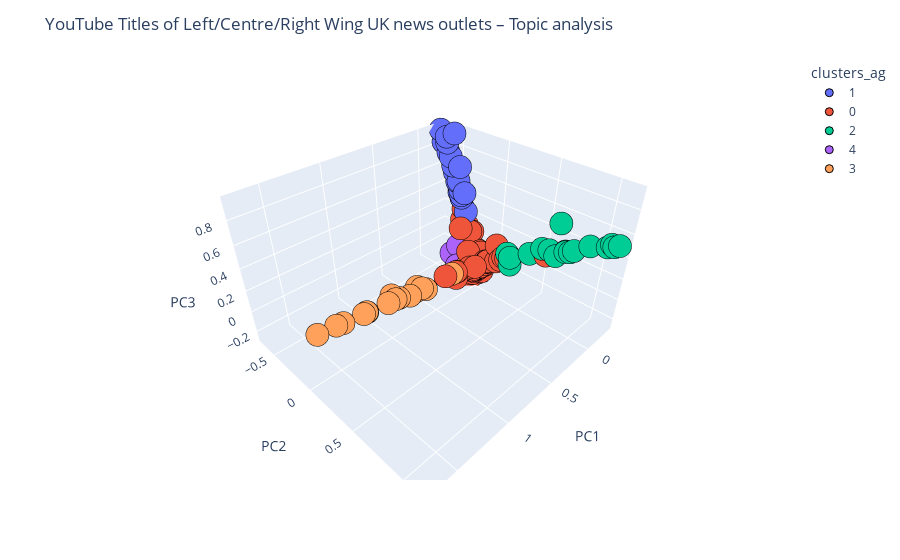

Here is the notebook cell this chart was saved with:
### Code cell
#Visualising
TA_fig = px.scatter_3d(TC_DF_All, x='PC1', y='PC2', z='PC3', color='clusters_ag', hover_data = ['Titles','Political Compass'])
TA_fig.update_traces(marker=dict(size = 8, line=dict(width=1, color='black')), selector=dict(mode='markers'))
TA_fig.update_layout(title='YouTube Titles of Left/Centre/Right Wing UK news outlets – Topic analysis')
TA_fig.show()

### Figure 1 — Plotly figure (JSON) as saved in the notebook; plotly's stock layout.template omitted (floating-point values rounded to 4 significant figures; data arrays with more than 128 entries replaced by an {"elided": "..."} marker saying what was removed)
{"data": [{"customdata": [["Michelle Yeoh wins Best Actress Oscar. Here s her mother s reaction   Oscars 2023", "Right-Wing"], ["LIVE: Oscars 2023 nominations announced - Avatar 2 to dominate?   Academy Awards 2023", "Right-Wing"], ["Virtual Reality at CES 2023  ", "Right-Wing"], ["Every car revealed at CES 2023  ", "Right-Wing"], ["CES 2023 top new TVs - Panasonic Samsung and LG  ", "Right-Wing"], ["Oscars 2023: Michelle Yeoh eyes a victory for  unseen  Asian communities  ", "Centrist"], ["Jeremy Hunt sets out 2023 spring budget in parliament  watch live", "Left-Wing"], ["2023 budget: Jeremy Hunt overhauls childcare, pensions and disability benefits", "Left-Wing"], ["Oscars 2023 highlights: Everything Everywhere All at Once sweeps Oscars", "Left-Wing"], ["Budget 2023 reaction: Jeremy Hunt adds insult to injury", "Left-Wing"], ["LIVE: Jeremy Hunt announces Spring Budget 2023", "Left-Wing"], ["Budget 2023: Everything to expect", "Left-Wing"], ["What to expect in this week s Jeremy Hunt Budget", "Left-Wing"], ["Oscars 2023: Brendan Fraser reacts to winning Best Actor", "Left-Wing"], ["Awkward Hugh Grant interview at Oscars 2023", "Left-Wing"], ["Oscars 2023: Ke Huy Quan breaks down in tears as he accepts award", "Left-Wing"], ["Oscars 2023: Everything Everywhere All At Once sweeps the awards", "Left-Wing"], ["Oscars 2023: Behind the scenes at red carpet preparations", "Left-Wing"], ["Oscars 2023: Will Smith slap still the talk of the Oscars 12 months on", "Left-Wing"]], "hovertemplate": "clusters_ag=1<br>PC1=%{x}<br>PC2=%{y}<br>PC3=%{z}<br>Titles=%{customdata[0]}<br>Political Compass=%{customdata[1]}<extra></extra>", "legendgroup": "1", "marker": {"color": "#636efa", "line": {"color": "black", "width": 1}, "size": 8, "symbol": "circle"}, "mode": "markers", "name": "1", "scene": "scene", "showlegend": true, "type": "scatter3d", "x": [-0.1496, -0.1893, -0.1369, -0.1464, -0.1208, -0.1384, -0.2011, -0.1756, -0.2029, -0.1846, -0.2171, -0.2244, -0.1784, -0.1434, -0.1518, -0.1303, -0.2159, -0.1542, -0.1649], "y": [-0.3673, -0.5419, -0.3287, -0.2996, -0.2534, -0.353, -0.6159, -0.4693, -0.5718, -0.5101, -0.6671, -0.5075, -0.3899, -0.3495, -0.3945, -0.3197, -0.5915, -0.3817, -0.4379], "z": [0.5173, 0.7714, 0.4486, 0.4752, 0.3181, 0.4719, 0.8452, 0.6734, 0.8497, 0.7446, 0.9391, 0.9438, 0.6851, 0.4959, 0.5556, 0.4299, 0.895, 0.5633, 0.6267]}, {"customdata": {"elided": "238x2 str values"}, "hovertemplate": "clusters_ag=0<br>PC1=%{x}<br>PC2=%{y}<br>PC3=%{z}<br>Titles=%{customdata[0]}<br>Political Compass=%{customdata[1]}<extra></extra>", "legendgroup": "0", "marker": {"color": "#EF553B", "line": {"color": "black", "width": 1}, "size": 8, "symbol": "circle"}, "mode": "markers", "name": "0", "scene": "scene", "showlegend": true, "type": "scatter3d", "x": {"elided": "238 float values"}, "y": {"elided": "238 float values"}, "z": {"elided": "238 float values"}}, {"customdata": [["Prince Harry and Meghan Markle enjoy a VERY lavish date night", "Right-Wing"], ["Meghan Markle seen for the first time since Prince Harry s book Spare", "Right-Wing"], ["Courtney Cox confirms Prince Harry partied at her house ", "Right-Wing"], ["What Meghan Markle wrote about  Princess Kate  before she met Harry", "Right-Wing"], ["Meghan Markle lookalike says she gets trolled online", "Right-Wing"], ["Did Adele walk out of the Grammys over Harry Styles win?", "Right-Wing"], ["Red-faced Harry Styles rips his pants during LA concert", "Right-Wing"], ["Harry and Meghan christen Princess Lilibet Diana   Royal Round Up", "Right-Wing"], ["Princess Eugenie to receive Frogmore Cottage from Harry and Meghan", "Right-Wing"], ["Harry and Meghan  evicted  from Frogmore cottage   Royal Round Up", "Right-Wing"], ["William and Kate s relationship dynamics revealed   Royal Round Up", "Right-Wing"], ["Harry and Meghan mocked by South Park   Royal Round Up", "Right-Wing"], ["Harry and Meghan rumoured for UK return   Royal Round Up", "Right-Wing"], ["William and Kate food bank backlash   Royal Round Up", "Right-Wing"], ["The aftermath of Prince Harry s memoir   Royal Round Up", "Right-Wing"], ["Prince Harry releases book as bombshell interviews divide nation   Royal Round Up", "Right-Wing"], ["Five jaw-dropping moments from Prince Harry s back-to-back weekend of interviews", "Right-Wing"], ["What to expect in Prince Harry s interviews", "Right-Wing"]], "hovertemplate": "clusters_ag=2<br>PC1=%{x}<br>PC2=%{y}<br>PC3=%{z}<br>Titles=%{customdata[0]}<br>Political Compass=%{customdata[1]}<extra></extra>", "legendgroup": "2", "marker": {"color": "#00cc96", "line": {"color": "black", "width": 1}, "size": 8, "symbol": "circle"}, "mode": "markers", "name": "2", "scene": "scene", "showlegend": true, "type": "scatter3d", "x": [-0.1956, -0.1949, -0.1406, -0.1975, -0.05626, -0.08115, -0.1035, -0.2599, -0.1887, -0.2656, -0.1791, -0.2505, -0.2822, -0.1922, -0.2624, -0.2274, -0.1667, -0.2275], "y": [0.7414, 0.8113, 0.4492, 0.7789, 0.32, 0.2983, 0.2504, 1.091, 0.7444, 1.128, 0.6066, 1.046, 1.095, 0.66, 1.069, 0.9212, 0.546, 0.6476], "z": [0.3195, 0.3562, 0.1872, 0.3274, 0.05562, 0.1038, 0.1133, 0.4881, 0.3178, 0.5128, 0.2767, 0.47, 0.4908, 0.2383, 0.499, 0.4331, 0.2682, 0.5215]}, {"customdata": [["LIVE: Rishi Sunak faces off with Keir Starmer in PMQs", "Right-Wing"], ["LIVE: Rishi Sunak faces off with Keir Starmer in PMQ s after agreeing NI protocol", "Right-Wing"], ["Rishi Sunak faces off with Keir Starmer in PMQs amid widespread worker strikes", "Right-Wing"], ["Paris summit  a new beginning  for France and UK, says Rishi Sunak", "Left-Wing"], ["Rishi Sunak &amp; Emmanuel Macron hold a joint news conference  watch live", "Left-Wing"], ["UK-France summit: Sunak and Macron meet in Paris", "Left-Wing"], ["Migrant crossings: Rishi Sunak unveils joint plan with President Macron", "Left-Wing"], ["Rishi Sunak meets Emmanuel Macron at the Elysee Palace in Paris", "Left-Wing"]], "hovertemplate": "clusters_ag=4<br>PC1=%{x}<br>PC2=%{y}<br>PC3=%{z}<br>Titles=%{customdata[0]}<br>Political Compass=%{customdata[1]}<extra></extra>", "legendgroup": "4", "marker": {"color": "#ab63fa", "line": {"color": "black", "width": 1}, "size": 8, "symbol": "circle"}, "mode": "markers", "name": "4", "scene": "scene", "showlegend": true, "type": "scatter3d", "x": [0.08206, 0.0579, 0.106, 0.002304, 0.02054, -0.03173, 0.005239, 0.01387], "y": [-0.2296, -0.1968, -0.1374, -0.09607, -0.2078, -0.07429, -0.1142, -0.1069], "z": [-0.01696, -0.03008, -0.09592, -0.1446, 0.0458, -0.1144, -0.1012, -0.1031]}, {"customdata": [["How did Gary Lineker and the BBCs impartiality crisis unfold? ", "Centrist"], ["Match of the Day Gary Lineker revolt affects BBC sport coverage  ", "Centrist"], ["Gary Lineker steps back from Match of the Day after BBC impartiality row  ", "Centrist"], ["Labour shadow culture secretary: Lineker s BBC suspension akin to  Putin s Russia ", "Left-Wing"], ["BBC chair Richard Sharp should quit over Gary Lineker row, says Ed Davey video", "Left-Wing"], ["BBC  caving  in to Tory pressure on Lineker suspension, says Keir Starmer", "Left-Wing"], ["Keir Starmer vows to devolve more powers to Cardiff in speech to Welsh Labour", "Left-Wing"], ["Rishi Sunak gets grilled over Gary Lineker fiasco", "Left-Wing"], ["Gary Lineker back on Match of the Day after BBC apologises", "Left-Wing"], ["BBC in meltdown over Gary Lineker row?", "Left-Wing"], ["Gary Lineker and BBC close to a deal   The News Agenda", "Left-Wing"], ["BBC apologises as shows pulled amid Gary Lineker boycott", "Left-Wing"], ["How BBC guidelines apply to Gary Lineker Match of the Day suspension", "Left-Wing"], ["Fans react to Gary Lineker Match of the Day suspension", "Left-Wing"], ["Match of the Day pundits boycott BBC show", "Left-Wing"], ["Gary Lineker to step back from BBC after Government criticism tweet", "Left-Wing"], ["Labour accused of borrowing from Gary Linekers playbook", "Left-Wing"]], "hovertemplate": "clusters_ag=3<br>PC1=%{x}<br>PC2=%{y}<br>PC3=%{z}<br>Titles=%{customdata[0]}<br>Political Compass=%{customdata[1]}<extra></extra>", "legendgroup": "3", "marker": {"color": "#FFA15A", "line": {"color": "black", "width": 1}, "size": 8, "symbol": "circle"}, "mode": "markers", "name": "3", "scene": "scene", "showlegend": true, "type": "scatter3d", "x": [0.7184, 1.291, 1.559, 0.6431, 0.8331, 0.7277, 0.03823, 0.7067, 1.714, 1.312, 1.009, 1.07, 1.5, 1.287, 1.009, 0.9636, 0.3282], "y": [0.05529, 0.09586, 0.1153, 0.02094, 0.04112, -0.01464, -0.06423, -0.01628, 0.1297, 0.08993, 0.03087, 0.06673, 0.1105, 0.09461, 0.07762, 0.06292, 0.01052], "z": [0.07753, 0.1965, 0.2496, 0.01018, 0.05914, 0.01202, -0.08588, 0.04706, 0.2773, 0.1882, 0.1545, 0.1352, 0.2324, 0.1926, 0.1442, 0.1223, -0.002221]}], "layout": {"legend": {"title": {"text": "clusters_ag"}, "tracegroupgap": 0}, "margin": {"t": 60}, "scene": {"domain": {"x": [0, 1], "y": [0, 1]}, "xaxis": {"title": {"text": "PC1"}}, "yaxis": {"title": {"text": "PC2"}}, "zaxis": {"title": {"text": "PC3"}}}, "title": {"text": "YouTube Titles of Left/Centre/Right Wing UK news outlets – Topic analysis"}}}
